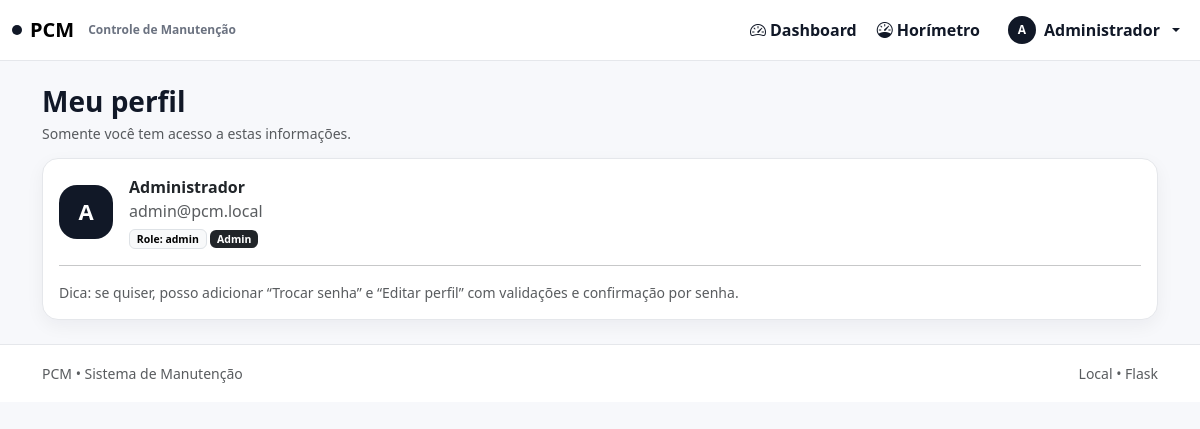
Screenshot of /profile (signed in) with the database file from the repository.
### app/models.py (models this page shows, shortened)
class User(UserMixin, db.Model):
    __tablename__ = "users"
    id = db.Column(db.Integer, primary_key=True)
    name = db.Column(db.String(120), nullable=False)
    email = db.Column(db.String(180), unique=True, nullable=False, index=True)
    password_hash = db.Column(db.String(255), nullable=False)
    role = db.Column(db.String(20), nullable=False, default="user")  # user/admin
    is_active = db.Column(db.Boolean, nullable=False, default=True)
    created_at = db.Column(db.DateTime, nullable=False, default=datetime.utcnow)
    def is_admin(self) -> bool:
        return self.role == "admin"

### app/main/routes.py (the view)
@bp.route("/profile")
@login_required
def profile():
    return render_template("profile.html", u=current_user)

### app/__init__.py (called while the page is built)
def create_app():
    app = Flask(__name__)
    app.config.from_object(Config)
    db.init_app(app)
    csrf.init_app(app)
    login_manager.init_app(app)
    login_manager.login_view = "auth.login"  # redireciona pra login se não estiver logado
    @login_manager.user_loader
    def load_user(user_id: str):
        return User.query.get(int(user_id))
    from .auth import bp as auth_bp
    from .main import bp as main_bp
    app.register_blueprint(auth_bp)
    app.register_blueprint(main_bp)
    return app

### app/templates/profile.html (shortened to what this page needs)
{% extends "base.html" %}
{% block content %}
<div class="page-head">
  <div>
    <h3 class="fw-bold mb-1">Meu perfil</h3>
    <div class="text-muted small">Somente você tem acesso a estas informações.</div>
  </div>
</div>
<div class="card card-min">
  <div class="card-body">
    <div class="d-flex align-items-center gap-3">
      <div class="profile-avatar">{{ (u.name[:1] if u.name else 'U')|upper }}</div>
      <div>
        <div class="fw-bold">{{ u.name }}</div>
        <div class="text-muted">{{ u.email }}</div>
        <div class="small mt-1">
          <span class="badge text-bg-light border">Role: {{ u.role }}</span>
          {% if u.is_admin() %}
            <span class="badge text-bg-dark">Admin</span>
          {% endif %}
        </div>
      </div>
    </div>
    <hr>
    <div class="text-muted small">
      Dica: se quiser, posso adicionar “Trocar senha” e “Editar perfil” com validações e confirmação por senha.
    </div>
  </div>
</div>
{% endblock %}

### app/templates/base.html (shortened to what this page needs)
<!doctype html>
<html lang="pt-br">
<head>
  <link href="https://cdn.jsdelivr.net/npm/bootstrap@5.3.3/dist/css/bootstrap.min.css" rel="stylesheet">
  <link href="https://cdn.jsdelivr.net/npm/bootstrap-icons@1.11.3/font/bootstrap-icons.min.css" rel="stylesheet">
  <link rel="stylesheet" href="{{ url_for('static', filename='css/style.css') }}">
</head>
<body class="bg-app">
<nav class="navbar navbar-expand-lg navbar-light nav-min">
  <div class="container-fluid">
    <a class="navbar-brand fw-bold d-flex align-items-center gap-2" href="{{ url_for('main.dashboard') }}">
      <span class="brand-mark"></span>
      PCM
      <span class="brand-sub">Controle de Manutenção</span>
    </a>
    <div class="collapse navbar-collapse" id="nav">
      <ul class="navbar-nav ms-auto align-items-lg-center gap-lg-1">
        {% if current_user.is_authenticated %}
          <li class="nav-item">
            <a class="nav-link" href="{{ url_for('main.dashboard') }}">
              <i class="bi bi-speedometer2 me-1"></i>Dashboard
            </a>
          </li>
          <li class="nav-item">
            <a class="nav-link" href="{{ url_for('main.horimetros') }}">
              <i class="bi bi-speedometer me-1"></i>Horímetro
            </a>
          </li>
          <li class="nav-item dropdown ms-lg-2">
            <a class="nav-link dropdown-toggle d-flex align-items-center gap-2" href="#" role="button" data-bs-toggle="dropdown">
              <span class="avatar">{{ (current_user.name[:1] if current_user.name else 'U')|upper }}</span>
              <span class="d-none d-lg-inline">{{ current_user.name }}</span>
            </a>
          </li>
        {% endif %}
      </ul>
    </div>
  </div>
</nav>
<main class="container py-4">
  {% block content %}{% endblock %}
</main>
<footer class="footer-min">
  <div class="container d-flex justify-content-between align-items-center gap-2 flex-wrap">
    <div class="text-muted small">PCM • Sistema de Manutenção</div>
    <div class="text-muted small">Local • Flask</div>
  </div>
</footer>
</body>
</html>

### static/css/style.css (style rules this page uses)
:root { --bg: #f7f8fb; --card: #ffffff; --text: #111827; --muted: #6b7280; --border: #e5e7eb; --shadow: 0 10px 25px rgba(17,24,39,.06); --shadow2: 0 6px 18px rgba(17,24,39,.05); --radius: 16px; }
.bg-app { background: var(--bg); color: var(--text); min-height: 100vh; }
.nav-min { background: #ffffff !important; border-bottom: 1px solid var(--border); }
.navbar .nav-link { color: #111827 !important; font-weight: 650; }
.navbar-brand .brand-sub { font-weight: 600; color: var(--muted); font-size: 12px; margin-left: 6px; }
.brand-mark { width: 10px; height: 10px; border-radius: 999px; background: #111827; display: inline-block; }
.avatar { width: 28px; height: 28px; border-radius: 999px; display: grid; place-items: center; font-weight: 800; background: #111827; color: #fff; font-size: 12px; }
.footer-min { padding: 18px 0; border-top: 1px solid var(--border); background: #ffffff; }
.card-min { border: 1px solid var(--border); border-radius: var(--radius); background: var(--card); box-shadow: var(--shadow2); }
.page-head { display:flex; justify-content:space-between; align-items:end; gap: 10px; margin-bottom: 14px; }
.profile-avatar { width: 54px; height: 54px; border-radius: 18px; background: #111827; color: #fff; display:grid; place-items:center; font-size: 22px; font-weight: 900; }

### rows the page displays
User: name "A", name "Administrador", email "admin@pcm.local", role "admin"
